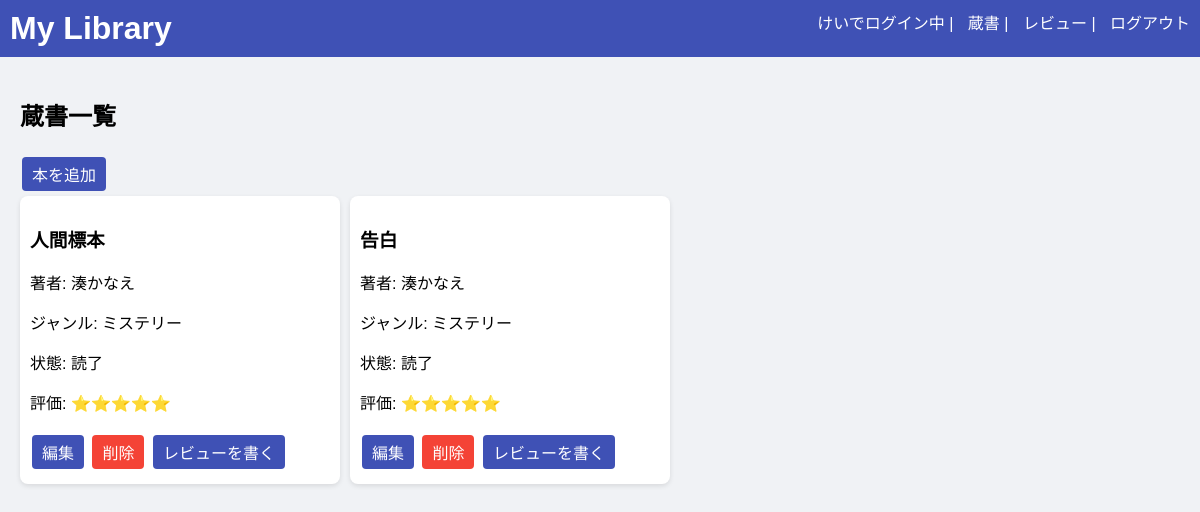
The page /books (signed in) on the database its author committed.
### models.py (models this page shows)
class Book(db.Model):
    id = db.Column(db.Integer, primary_key=True)
    title = db.Column(db.String(200), nullable=False)
    author = db.Column(db.String(100), nullable=False)
    genre = db.Column(db.String(50))
    status = db.Column(db.String(20))
    rating = db.Column(db.Integer, default=0)
    user_id = db.Column(db.Integer, db.ForeignKey('user.id'), nullable=False)
    reviews = db.relationship('Review', backref='book', lazy=True)

### app.py (the view)
@app.route('/books')
def books_page():
    if 'user_id' not in session:
        return redirect(url_for('login'))
    books = Book.query.filter_by(user_id=session['user_id']).all()
    return render_template('books.html', books=books)

### templates/books.html (shortened to what this page needs)
{% extends "base.html" %}
{% block content %}
<h2>蔵書一覧</h2>
<a class="btn" href="{{ url_for('add_book') }}">本を追加</a>
<div class="card-container">
{% for book in books %}
<div class="card">
    <h3>{{ book.title }}</h3>
    <p>著者: {{ book.author }}</p>
    <p>ジャンル: {{ book.genre or "未設定" }}</p>
    <p>状態: {{ book.status }}</p>
    <p>評価: {{ '⭐'*book.rating }}{{ '☆'*(5-book.rating) }}</p>
    <a class="btn" href="{{ url_for('edit_book', book_id=book.id) }}">編集</a>
    <a class="btn delete" href="{{ url_for('delete_book', book_id=book.id) }}" onclick="return confirm('削除しますか？')">削除</a>
    <a class="btn" href="{{ url_for('add_review', book_id=book.id) }}">レビューを書く</a>
</div>
{% endfor %}
</div>
{% endblock %}

### static/style.css (style rules this page uses)
body { font-family: Arial, sans-serif; margin: 0; padding: 0; background: #f0f2f5; }
.card-container { display: flex; flex-wrap: wrap; gap: 10px; }
.card { background: white; border-radius: 8px; padding: 10px; width: 300px; box-shadow: 0 2px 5px rgba(0,0,0,0.1); }
.btn { display: inline-block; padding: 5px 10px; margin: 5px 2px; background: #3f51b5; color: white; border-radius: 4px; text-decoration: none; }
.btn.delete { background: #f44336; }

### rows shown on the page
Book: title "人間標本", author "湊かなえ", genre "ミステリー", status "読了", rating "⭐⭐⭐⭐⭐"
Book: title "告白", author "湊かなえ", genre "ミステリー", status "読了", rating "⭐⭐⭐⭐⭐"

### other values the page prints
{{ session['username'] }} "けい"
